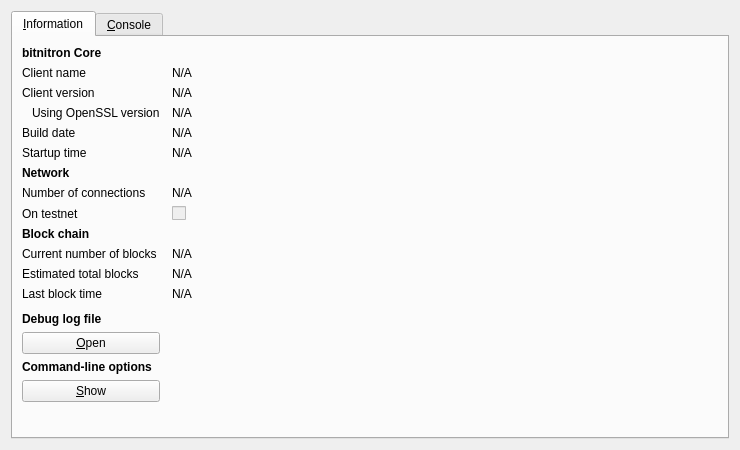
<?xml version="1.0" encoding="UTF-8"?>
<ui version="4.0">
 <class>RPCConsole</class>
 <widget class="QDialog" name="RPCConsole">
  <property name="geometry">
   <rect>
    <x>0</x>
    <y>0</y>
    <width>740</width>
    <height>450</height>
   </rect>
  </property>
  <property name="windowTitle">
   <string>bitnitron - Debug window</string>
  </property>
  <layout class="QVBoxLayout" name="verticalLayout_2">
   <item>
    <widget class="QTabWidget" name="tabWidget">
     <property name="currentIndex">
      <number>0</number>
     </property>
     <widget class="QWidget" name="tab_info">
      <attribute name="title">
       <string>&amp;Information</string>
      </attribute>
      <layout class="QGridLayout" name="gridLayout" columnstretch="0,1">
       <property name="horizontalSpacing">
        <number>12</number>
       </property>
       <item row="0" column="0">
        <widget class="QLabel" name="label_9">
         <property name="font">
          <font>
           <weight>75</weight>
           <bold>true</bold>
          </font>
         </property>
         <property name="text">
          <string>bitnitron Core</string>
         </property>
        </widget>
       </item>
       <item row="1" column="0">
        <widget class="QLabel" name="label_5">
         <property name="text">
          <string>Client name</string>
         </property>
        </widget>
       </item>
       <item row="1" column="1">
        <widget class="QLabel" name="clientName">
         <property name="cursor">
          <cursorShape>IBeamCursor</cursorShape>
         </property>
         <property name="text">
          <string>N/A</string>
         </property>
         <property name="textFormat">
          <enum>Qt::PlainText</enum>
         </property>
         <property name="textInteractionFlags">
          <set>Qt::LinksAccessibleByMouse|Qt::TextSelectableByKeyboard|Qt::TextSelectableByMouse</set>
         </property>
        </widget>
       </item>
       <item row="2" column="0">
        <widget class="QLabel" name="label_6">
         <property name="text">
          <string>Client version</string>
         </property>
        </widget>
       </item>
       <item row="2" column="1">
        <widget class="QLabel" name="clientVersion">
         <property name="cursor">
          <cursorShape>IBeamCursor</cursorShape>
         </property>
         <property name="text">
          <string>N/A</string>
         </property>
         <property name="textFormat">
          <enum>Qt::PlainText</enum>
         </property>
         <property name="textInteractionFlags">
          <set>Qt::LinksAccessibleByMouse|Qt::TextSelectableByKeyboard|Qt::TextSelectableByMouse</set>
         </property>
        </widget>
       </item>
       <item row="3" column="0">
        <widget class="QLabel" name="label_14">
         <property name="text">
          <string>Using OpenSSL version</string>
         </property>
         <property name="indent">
          <number>10</number>
         </property>
        </widget>
       </item>
       <item row="3" column="1">
        <widget class="QLabel" name="openSSLVersion">
         <property name="cursor">
          <cursorShape>IBeamCursor</cursorShape>
         </property>
         <property name="text">
          <string>N/A</string>
         </property>
         <property name="textFormat">
          <enum>Qt::PlainText</enum>
         </property>
         <property name="textInteractionFlags">
          <set>Qt::LinksAccessibleByMouse|Qt::TextSelectableByKeyboard|Qt::TextSelectableByMouse</set>
         </property>
        </widget>
       </item>
       <item row="4" column="0">
        <widget class="QLabel" name="label_12">
         <property name="text">
          <string>Build date</string>
         </property>
        </widget>
       </item>
       <item row="4" column="1">
        <widget class="QLabel" name="buildDate">
         <property name="cursor">
          <cursorShape>IBeamCursor</cursorShape>
         </property>
         <property name="text">
          <string>N/A</string>
         </property>
         <property name="textFormat">
          <enum>Qt::PlainText</enum>
         </property>
         <property name="textInteractionFlags">
          <set>Qt::LinksAccessibleByMouse|Qt::TextSelectableByKeyboard|Qt::TextSelectableByMouse</set>
         </property>
        </widget>
       </item>
       <item row="5" column="0">
        <widget class="QLabel" name="label_13">
         <property name="text">
          <string>Startup time</string>
         </property>
        </widget>
       </item>
       <item row="5" column="1">
        <widget class="QLabel" name="startupTime">
         <property name="cursor">
          <cursorShape>IBeamCursor</cursorShape>
         </property>
         <property name="text">
          <string>N/A</string>
         </property>
         <property name="textFormat">
          <enum>Qt::PlainText</enum>
         </property>
         <property name="textInteractionFlags">
          <set>Qt::LinksAccessibleByMouse|Qt::TextSelectableByKeyboard|Qt::TextSelectableByMouse</set>
         </property>
        </widget>
       </item>
       <item row="6" column="0">
        <widget class="QLabel" name="label_11">
         <property name="font">
          <font>
           <weight>75</weight>
           <bold>true</bold>
          </font>
         </property>
         <property name="text">
          <string>Network</string>
         </property>
        </widget>
       </item>
       <item row="7" column="0">
        <widget class="QLabel" name="label_7">
         <property name="text">
          <string>Number of connections</string>
         </property>
        </widget>
       </item>
       <item row="7" column="1">
        <widget class="QLabel" name="numberOfConnections">
         <property name="cursor">
          <cursorShape>IBeamCursor</cursorShape>
         </property>
         <property name="text">
          <string>N/A</string>
         </property>
         <property name="textFormat">
          <enum>Qt::PlainText</enum>
         </property>
         <property name="textInteractionFlags">
          <set>Qt::LinksAccessibleByMouse|Qt::TextSelectableByKeyboard|Qt::TextSelectableByMouse</set>
         </property>
        </widget>
       </item>
       <item row="8" column="0">
        <widget class="QLabel" name="label_8">
         <property name="text">
          <string>On testnet</string>
         </property>
        </widget>
       </item>
       <item row="8" column="1">
        <widget class="QCheckBox" name="isTestNet">
         <property name="enabled">
          <bool>false</bool>
         </property>
         <property name="text">
          <string/>
         </property>
        </widget>
       </item>
       <item row="9" column="0">
        <widget class="QLabel" name="label_10">
         <property name="font">
          <font>
           <weight>75</weight>
           <bold>true</bold>
          </font>
         </property>
         <property name="text">
          <string>Block chain</string>
         </property>
        </widget>
       </item>
       <item row="10" column="0">
        <widget class="QLabel" name="label_3">
         <property name="text">
          <string>Current number of blocks</string>
         </property>
        </widget>
       </item>
       <item row="10" column="1">
        <widget class="QLabel" name="numberOfBlocks">
         <property name="cursor">
          <cursorShape>IBeamCursor</cursorShape>
         </property>
         <property name="text">
          <string>N/A</string>
         </property>
         <property name="textFormat">
          <enum>Qt::PlainText</enum>
         </property>
         <property name="textInteractionFlags">
          <set>Qt::LinksAccessibleByMouse|Qt::TextSelectableByKeyboard|Qt::TextSelectableByMouse</set>
         </property>
        </widget>
       </item>
       <item row="11" column="0">
        <widget class="QLabel" name="label_4">
         <property name="text">
          <string>Estimated total blocks</string>
         </property>
        </widget>
       </item>
       <item row="11" column="1">
        <widget class="QLabel" name="totalBlocks">
         <property name="cursor">
          <cursorShape>IBeamCursor</cursorShape>
         </property>
         <property name="text">
          <string>N/A</string>
         </property>
         <property name="textFormat">
          <enum>Qt::PlainText</enum>
         </property>
         <property name="textInteractionFlags">
          <set>Qt::LinksAccessibleByMouse|Qt::TextSelectableByKeyboard|Qt::TextSelectableByMouse</set>
         </property>
        </widget>
       </item>
       <item row="12" column="0">
        <widget class="QLabel" name="label_2">
         <property name="text">
          <string>Last block time</string>
         </property>
        </widget>
       </item>
       <item row="12" column="1">
        <widget class="QLabel" name="lastBlockTime">
         <property name="cursor">
          <cursorShape>IBeamCursor</cursorShape>
         </property>
         <property name="text">
          <string>N/A</string>
         </property>
         <property name="textFormat">
          <enum>Qt::PlainText</enum>
         </property>
         <property name="textInteractionFlags">
          <set>Qt::LinksAccessibleByMouse|Qt::TextSelectableByKeyboard|Qt::TextSelectableByMouse</set>
         </property>
        </widget>
       </item>
       <item row="13" column="0">
        <spacer name="verticalSpacer_2">
         <property name="orientation">
          <enum>Qt::Vertical</enum>
         </property>
         <property name="sizeHint" stdset="0">
          <size>
           <width>20</width>
           <height>20</height>
          </size>
         </property>
        </spacer>
       </item>
       <item row="14" column="0">
        <widget class="QLabel" name="labelDebugLogfile">
         <property name="font">
          <font>
           <weight>75</weight>
           <bold>true</bold>
          </font>
         </property>
         <property name="text">
          <string>Debug log file</string>
         </property>
        </widget>
       </item>
       <item row="15" column="0">
        <widget class="QPushButton" name="openDebugLogfileButton">
         <property name="toolTip">
          <string>Open the bitnitron debug log file from the current data directory. This can take a few seconds for large log files.</string>
         </property>
         <property name="text">
          <string>&amp;Open</string>
         </property>
         <property name="autoDefault">
          <bool>false</bool>
         </property>
        </widget>
       </item>
       <item row="16" column="0">
        <widget class="QLabel" name="labelCLOptions">
         <property name="font">
          <font>
           <weight>75</weight>
           <bold>true</bold>
          </font>
         </property>
         <property name="text">
          <string>Command-line options</string>
         </property>
        </widget>
       </item>
       <item row="17" column="0">
        <widget class="QPushButton" name="showCLOptionsButton">
         <property name="toolTip">
          <string>Show the bitnitron-Qt help message to get a list with possible bitnitron command-line options.</string>
         </property>
         <property name="text">
          <string>&amp;Show</string>
         </property>
         <property name="autoDefault">
          <bool>false</bool>
         </property>
        </widget>
       </item>
       <item row="18" column="0">
        <spacer name="verticalSpacer">
         <property name="orientation">
          <enum>Qt::Vertical</enum>
         </property>
         <property name="sizeHint" stdset="0">
          <size>
           <width>20</width>
           <height>40</height>
          </size>
         </property>
        </spacer>
       </item>
      </layout>
     </widget>
     <widget class="QWidget" name="tab_console">
      <attribute name="title">
       <string>&amp;Console</string>
      </attribute>
      <layout class="QVBoxLayout" name="verticalLayout_3">
       <property name="spacing">
        <number>3</number>
       </property>
       <item>
        <widget class="QTextEdit" name="messagesWidget">
         <property name="minimumSize">
          <size>
           <width>0</width>
           <height>100</height>
          </size>
         </property>
         <property name="readOnly">
          <bool>true</bool>
         </property>
         <property name="tabKeyNavigation" stdset="0">
          <bool>false</bool>
         </property>
         <property name="columnCount" stdset="0">
          <number>2</number>
         </property>
        </widget>
       </item>
       <item>
        <layout class="QHBoxLayout" name="horizontalLayout">
         <property name="spacing">
          <number>3</number>
         </property>
         <item>
          <widget class="QLabel" name="label">
           <property name="text">
            <string notr="true">&gt;</string>
           </property>
          </widget>
         </item>
         <item>
          <widget class="QLineEdit" name="lineEdit"/>
         </item>
         <item>
          <widget class="QPushButton" name="clearButton">
           <property name="maximumSize">
            <size>
             <width>24</width>
             <height>24</height>
            </size>
           </property>
           <property name="toolTip">
            <string>Clear console</string>
           </property>
           <property name="text">
            <string/>
           </property>
           <property name="icon">
            <iconset resource="../bitcoin.qrc">
             <normaloff>:/icons/remove</normaloff>:/icons/remove</iconset>
           </property>
           <property name="shortcut">
            <string notr="true">Ctrl+L</string>
           </property>
           <property name="autoDefault">
            <bool>false</bool>
           </property>
          </widget>
         </item>
        </layout>
       </item>
      </layout>
     </widget>
    </widget>
   </item>
  </layout>
 </widget>
 <resources>
  <include location="../bitcoin.qrc"/>
 </resources>
 <connections/>
</ui>
